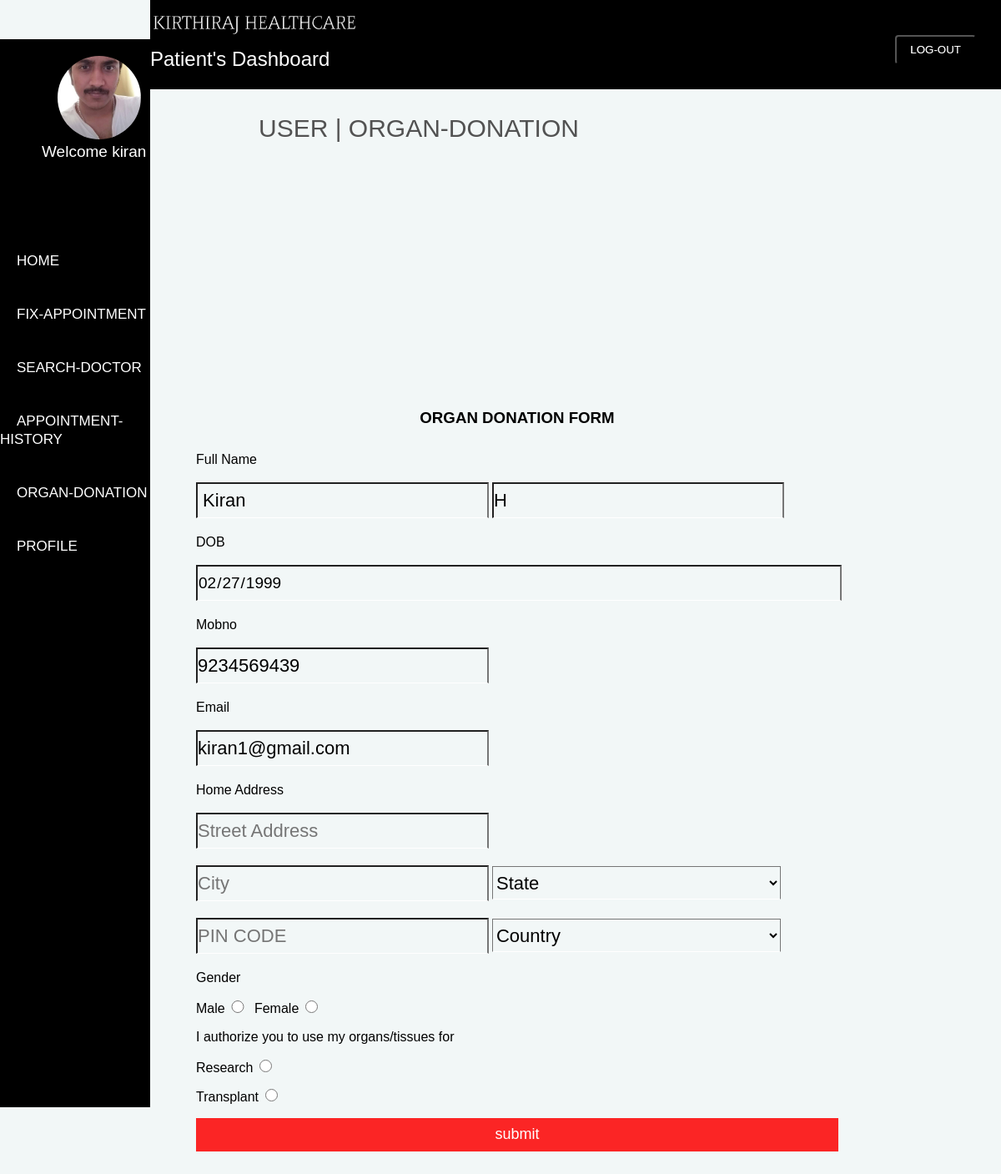
/Patient_Dashboard/don1.php (signed in), run on the app's committed database.
### tables this page shows
CREATE TABLE `patientt` (
  `id` int(10) NOT NULL,
  `firstname` varchar(50) NOT NULL,
  `lastname` varchar(50) NOT NULL,
  `gender` varchar(50) NOT NULL,
  `username` varchar(20) NOT NULL,
  `dob` date NOT NULL,
  `email` varchar(50) NOT NULL,
  `mobno` varchar(50) NOT NULL,
  `picsource` varchar(350) NOT NULL,
  `password` varchar(50) NOT NULL,
  `created_date` timestamp NOT NULL DEFAULT current_timestamp()
);

### Patient_Dashboard/don.php (the view, shortened to what this page needs)
<?php
require 'dbconfig/mark1.php';
$user= $_SESSION['user'];
$query = "SELECT * FROM patientt WHERE username = '$user'";
$data = mysqli_query($con,$query);
$result = mysqli_fetch_assoc($data);
?>
<!DOCTYPE html>
<html>
<head>
	<link rel="stylesheet" type="text/css" href="experinav.css?a=<?php echo time()?>">
</head>
<body>
	<div class="containerr">
		<div class="fontt"><br>
			<p class="text">USER | ORGAN-DONATION</p>
	</div>
</div>
<div class="loginbox1">
	<h3>ORGAN DONATION FORM</h3>
	<form method="post">
		Full Name<br><br>
		<input type="text" name="fname" placeholder="first" value="<?php  echo $result['firstname'] ?>" readonly>
		<input type="text" name="lname" placeholder="last" value="<?php  echo $result['lastname'] ?>" readonly><br>
		DOB<br><br>
		<input type="Date" name="date" value="<?php  echo $result['dob'] ?>" readonly><br>
		Mobno<br><br>
		<input type="text" name="number" placeholder="### ### ####" value="<?php  echo $result['mobno'] ?>" readonly><br>
		Email<br><br>
		<input type="Email" name="email" value="<?php  echo $result['email'] ?>" readonly><br>
		Home Address<br><br>
		<input type="text" name="streett" placeholder="Street Address" required><br>
		<input type="text" name="city" placeholder="City" required>
															<select name="State">
			                                                <option value="" disabled selected>State</option>
		  	                                                </select><br>
		<input type="text" name="pin" placeholder="PIN CODE" required>  <select name="Country" required>
			                                                <option value="" disabled selected>Country</option>
		  	                                                </select><br>
        Gender<br><br>
        Male<input  type="radio" name="status" value="Male">
		Female<input  type="radio" name="status" value="Female"><br>
		I authorize you to use my organs/tissues for<br><br>
		Research<input  type="radio" name="status1" value="Research"><br>
		Transplant<input  type="radio" name="status1" value="Transplant"><br>
         <input class="btn" type="submit" name="submit" value="submit">
	</form>
</body>
</html>

### Patient_Dashboard/nav1.php (shortened to what this page needs)
<?php
require 'dbconfig/mark1.php';
$user = $_SESSION['user'];
$query = "SELECT * FROM patientt WHERE username = '$user'";
$data = mysqli_query($con,$query);
$result = mysqli_fetch_assoc($data);
?>
<!DOCTYPE html>
<html>
<head>
	<meta charset="utf-8">
	<link rel="stylesheet"  href="experinav.css?v=<?php echo time();?>">
</head>
<body>
	<div class="menu">
		<img src="<?php echo $result['picsource']; ?>">
		<p> Welcome <?php echo $user?></p>
		<div class="navi">
			<ul>
<br><br><br><br><br><br><li><h3><a href="home1.php" class="cool-link"  style="text-decoration: none; margin-top:1px;">HOME</h3></a></br></li>
	<li><h3><a href="fix.php" class="cool-link "style="text-decoration: none;margin-top: ">FIX-APPOINTMENT</h3></a></br></li>
		<li><h3><a href="search1.php" class="cool-link" style="text-decoration: none;">SEARCH-DOCTOR</h3></a></br></li>
			<li><h3><a href="history1.php" class="cool-link" style="text-decoration: none;"style="text-decoration: none;">APPOINTMENT-HISTORY</h3></a></br></li>
				<li><h3><a href="Don1.php" class="cool-link" style="text-decoration: none; ">ORGAN-DONATION</h3></a></br></li>
				<li><h3><a href="profile1.php" class="cool-link" style="text-decoration: none; ">PROFILE</h3></a></br></li>
				</ul>
					</div>
				</div>
</body>
</html>

### Patient_Dashboard/experinav.css (style rules this page uses)
* { margin:0; padding: 0; font-family: Arial, Helvetica, sans-serif; }
.menu { width:15%; height: 160vh; background-color: black; margin-top: -13%; }
li a { color: white; font-weight: lighter; font-size: 17px; padding: 0 20px; }
.cool-link::after { content: ''; display: block; width: 0; height: 2px; background: white; transition: width .3s; }
ul .cool-link { margin-top: 20px; }
.menu img { height: 100px; width: 100px; margin-left: 69px; margin-top: 20px; border-radius: 50%; }
.menu p { color: white; margin-left: 50px; font-size: 19px; }
.loginbox input[type="text"], input[type="Date"], input[type="Time"], select { border:line; border-bottom: 1px solid #fff; background: transparent; outline: none; height:40px; color: black; font-size: 20px; }
body { background:#F2F7F7; }
* { margin: 0; padding: 0; font-family: Arial, Helvetica, sans-serif; }
body { background-color:#F2F7F7; }
.containerr { width: 100%; height: 60px; }
.text { font-size: 30px; font-weight: lighter; margin-left: 310px; margin-top: 12px; color: #525252; }
.loginbox1 { width: 770px; height: 960px; background: transparent; color: black; top: 50%; left: 50%; margin-top: 230px; margin-left: 20px; position: absolute; transform: translate(-50%,-50%); padding: 40px; border-radius: 10px; }
.loginbox1 h3 { margin-right: 500px; margin: 0 0 30px; padding: 0; color: black; text-align: center; }
.loginbox1 input { width: 100%; margin-bottom: 20px; color: black; }
.loginbox1 input[type="text"], input[type="Date"], input[type="Email"], select { border:line; border-bottom: 1px solid #fff; background: transparent; outline: none; height:40px; color: black; font-size: 22px; width: 45%; }
.loginbox1 input[type="submit"] { border:none; outline: none; height: 40px; background: #fb2525; color: white; font-size: 18px; }
.loginbox1 input[type="radio"] { height:15px; color: black; font-size: 16px; width: 4%; }
.loginbox4 input[type="text"], input[type="Date"] { border:line; border-bottom: 1px solid #fff; background: transparent; outline: none; height:40px; color: black; font-size: 16px; width: 100%; font-size: 19px; }

### data on the page
patientt: fname "Kiran", lname "H", date "02/27/1999", number "9234569439", email "kiran1@gmail.com", picsource (picture)

### other printed values
$user "kiran"
